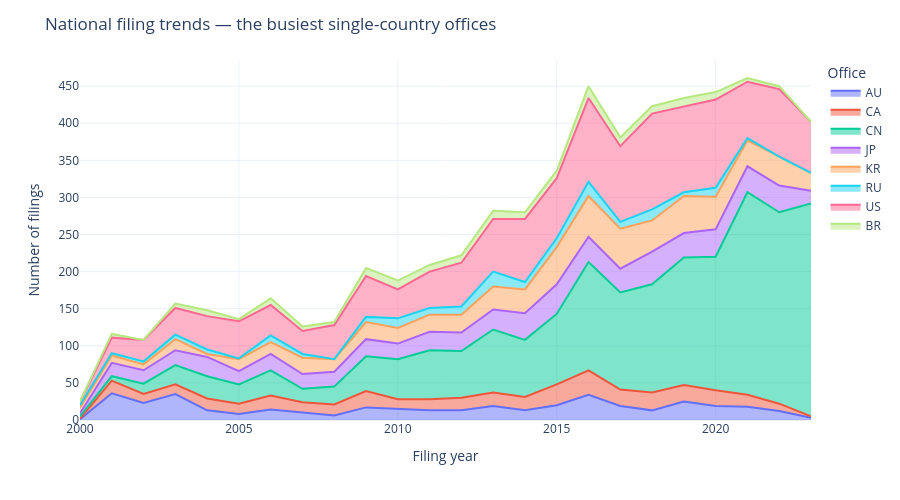

This figure's notebook cell:
### Markdown cell above
## Step 5 — National filing trends

Beyond the supranational routes, where are inventions taken **nationally**? We reuse the filings
already retrieved in Step 2, drop the supranational authorities (WO/EP/EA/AP/OA), and stack the
busiest single-country offices over time — a first read on which national markets matter.

### Code cell
# reuse `auth` from Step 2; national offices = everything except the supranational routes
national = auth[~auth['publn_auth'].isin(['WO', 'EP', 'EA', 'AP', 'OA'])]
top_nat = national['publn_auth'].value_counts().head(8).index.tolist()
nat_year = (national[national['publn_auth'].isin(top_nat)]
            .groupby(['filing_year', 'publn_auth']).size().reset_index(name='filings'))
nat_year = nat_year[(nat_year['filing_year'] >= 2000) & (nat_year['filing_year'] <= 2023)]

fig = px.area(nat_year, x='filing_year', y='filings', color='publn_auth',
              labels={'filing_year': 'Filing year', 'filings': 'Number of filings', 'publn_auth': 'Office'})
fig.update_layout(title='National filing trends — the busiest single-country offices',
                  template='plotly_white', height=500)

report_kit.record(230, "national_filing_trends",
                  "National filing trends", fig, nat_year, output_dir=OUT,
                  note="Filings per year at the top 8 national offices, 2000–2023 (per application).")

### Figure 1 — Plotly figure (JSON) as saved in the notebook; plotly's stock layout.template omitted (floating-point values rounded to 4 significant figures)
{"data": [{"fillpattern": {"shape": ""}, "hovertemplate": "Office=AU<br>Filing year=%{x}<br>Number of filings=%{y}<extra></extra>", "legendgroup": "AU", "line": {"color": "#636efa"}, "marker": {"symbol": "circle"}, "mode": "lines", "name": "AU", "orientation": "v", "showlegend": true, "stackgroup": "1", "type": "scatter", "x": [2000, 2001, 2002, 2003, 2004, 2005, 2006, 2007, 2008, 2009, 2010, 2011, 2012, 2013, 2014, 2015, 2016, 2017, 2018, 2019, 2020, 2021, 2022, 2023], "xaxis": "x", "y": [1, 36, 23, 35, 13, 8, 14, 10, 6, 17, 15, 13, 13, 19, 13, 20, 34, 19, 13, 25, 19, 18, 12, 3], "yaxis": "y"}, {"fillpattern": {"shape": ""}, "hovertemplate": "Office=CA<br>Filing year=%{x}<br>Number of filings=%{y}<extra></extra>", "legendgroup": "CA", "line": {"color": "#EF553B"}, "marker": {"symbol": "circle"}, "mode": "lines", "name": "CA", "orientation": "v", "showlegend": true, "stackgroup": "1", "type": "scatter", "x": [2000, 2001, 2002, 2003, 2004, 2005, 2006, 2007, 2008, 2009, 2010, 2011, 2012, 2013, 2014, 2015, 2016, 2017, 2018, 2019, 2020, 2021, 2022, 2023], "xaxis": "x", "y": [1, 17, 12, 13, 16, 14, 19, 14, 15, 22, 13, 15, 17, 18, 18, 28, 33, 22, 24, 22, 21, 16, 10, 2], "yaxis": "y"}, {"fillpattern": {"shape": ""}, "hovertemplate": "Office=CN<br>Filing year=%{x}<br>Number of filings=%{y}<extra></extra>", "legendgroup": "CN", "line": {"color": "#00cc96"}, "marker": {"symbol": "circle"}, "mode": "lines", "name": "CN", "orientation": "v", "showlegend": true, "stackgroup": "1", "type": "scatter", "x": [2000, 2001, 2002, 2003, 2004, 2005, 2006, 2007, 2008, 2009, 2010, 2011, 2012, 2013, 2014, 2015, 2016, 2017, 2018, 2019, 2020, 2021, 2022, 2023], "xaxis": "x", "y": [3, 6, 14, 26, 30, 26, 34, 18, 24, 47, 54, 66, 63, 85, 77, 95, 146, 131, 146, 172, 180, 273, 258, 287], "yaxis": "y"}, {"fillpattern": {"shape": ""}, "hovertemplate": "Office=JP<br>Filing year=%{x}<br>Number of filings=%{y}<extra></extra>", "legendgroup": "JP", "line": {"color": "#ab63fa"}, "marker": {"symbol": "circle"}, "mode": "lines", "name": "JP", "orientation": "v", "showlegend": true, "stackgroup": "1", "type": "scatter", "x": [2000, 2001, 2002, 2003, 2004, 2005, 2006, 2007, 2008, 2009, 2010, 2011, 2012, 2013, 2014, 2015, 2016, 2017, 2018, 2019, 2020, 2021, 2022, 2023], "xaxis": "x", "y": [4, 18, 18, 20, 26, 18, 22, 20, 20, 23, 21, 25, 25, 27, 36, 40, 34, 32, 44, 33, 37, 35, 36, 17], "yaxis": "y"}, {"fillpattern": {"shape": ""}, "hovertemplate": "Office=KR<br>Filing year=%{x}<br>Number of filings=%{y}<extra></extra>", "legendgroup": "KR", "line": {"color": "#FFA15A"}, "marker": {"symbol": "circle"}, "mode": "lines", "name": "KR", "orientation": "v", "showlegend": true, "stackgroup": "1", "type": "scatter", "x": [2000, 2001, 2002, 2003, 2004, 2005, 2006, 2007, 2008, 2009, 2010, 2011, 2012, 2013, 2014, 2015, 2016, 2017, 2018, 2019, 2020, 2021, 2022, 2023], "xaxis": "x", "y": [8, 10, 8, 15, 4, 16, 16, 22, 17, 23, 21, 23, 24, 31, 32, 50, 55, 54, 42, 50, 44, 35, 39, 24], "yaxis": "y"}, {"fillpattern": {"shape": ""}, "hovertemplate": "Office=RU<br>Filing year=%{x}<br>Number of filings=%{y}<extra></extra>", "legendgroup": "RU", "line": {"color": "#19d3f3"}, "marker": {"symbol": "circle"}, "mode": "lines", "name": "RU", "orientation": "v", "showlegend": true, "stackgroup": "1", "type": "scatter", "x": [2000, 2001, 2002, 2003, 2004, 2005, 2006, 2007, 2009, 2010, 2011, 2012, 2013, 2014, 2015, 2016, 2017, 2018, 2019, 2020, 2021], "xaxis": "x", "y": [3, 3, 4, 6, 6, 1, 9, 5, 7, 13, 9, 11, 20, 10, 12, 19, 9, 15, 5, 12, 3], "yaxis": "y"}, {"fillpattern": {"shape": ""}, "hovertemplate": "Office=US<br>Filing year=%{x}<br>Number of filings=%{y}<extra></extra>", "legendgroup": "US", "line": {"color": "#FF6692"}, "marker": {"symbol": "circle"}, "mode": "lines", "name": "US", "orientation": "v", "showlegend": true, "stackgroup": "1", "type": "scatter", "x": [2000, 2001, 2002, 2003, 2004, 2005, 2006, 2007, 2008, 2009, 2010, 2011, 2012, 2013, 2014, 2015, 2016, 2017, 2018, 2019, 2020, 2021, 2022, 2023], "xaxis": "x", "y": [5, 21, 29, 36, 45, 50, 41, 31, 46, 55, 39, 49, 59, 71, 85, 81, 113, 102, 129, 115, 119, 76, 91, 69], "yaxis": "y"}, {"fillpattern": {"shape": ""}, "hovertemplate": "Office=BR<br>Filing year=%{x}<br>Number of filings=%{y}<extra></extra>", "legendgroup": "BR", "line": {"color": "#B6E880"}, "marker": {"symbol": "circle"}, "mode": "lines", "name": "BR", "orientation": "v", "showlegend": true, "stackgroup": "1", "type": "scatter", "x": [2001, 2003, 2004, 2005, 2006, 2007, 2008, 2009, 2010, 2011, 2012, 2013, 2014, 2015, 2016, 2017, 2018, 2019, 2020, 2021, 2022], "xaxis": "x", "y": [5, 6, 8, 3, 9, 6, 4, 11, 12, 9, 10, 11, 9, 10, 16, 12, 10, 12, 10, 5, 4], "yaxis": "y"}], "layout": {"height": 500, "legend": {"title": {"text": "Office"}, "tracegroupgap": 0}, "margin": {"t": 60}, "title": {"text": "National filing trends — the busiest single-country offices"}, "xaxis": {"anchor": "y", "domain": [0, 1], "title": {"text": "Filing year"}}, "yaxis": {"anchor": "x", "domain": [0, 1], "title": {"text": "Number of filings"}}}}
